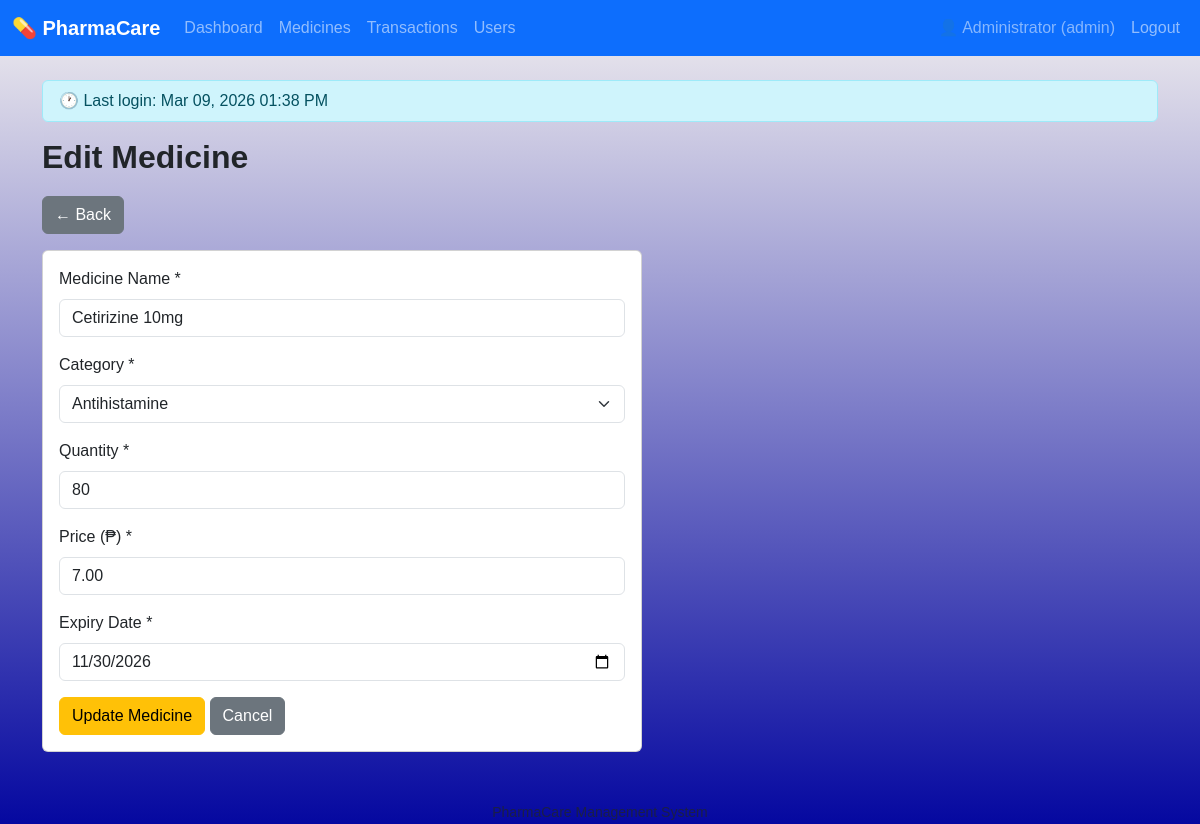
Page /edit_medicine.php?id=4 (signed in) on the committed database.
### tables this page shows
CREATE TABLE medicines (
    id            INT AUTO_INCREMENT PRIMARY KEY,
    medicine_name VARCHAR(150) NOT NULL,
    category      VARCHAR(100) NOT NULL,
    quantity      INT          NOT NULL DEFAULT 0,
    price         DECIMAL(10,2) NOT NULL DEFAULT 0.00,
    expiry_date   DATE         NOT NULL,
    created_at    TIMESTAMP DEFAULT CURRENT_TIMESTAMP
);

### db.php (called while the page is built, shortened)
<?php
function clean($str) {
    return htmlspecialchars($str, ENT_QUOTES, 'UTF-8');
}
?>

### edit_medicine.php (the view, shortened to what this page needs)
<?php
require_once 'db.php';
$pdo   = connect();
$id = intval($_GET['id'] ?? 0);
$stmt = $pdo->prepare("SELECT * FROM medicines WHERE id = ?");
$stmt->execute([$id]);
$med = $stmt->fetch();
include 'header.php';
?>
<h2>Edit Medicine</h2>
<a href="medicines.php" class="btn btn-secondary mb-3">← Back</a>
<div class="card form-box">
    <div class="card-body">
        <form method="POST">
            <div class="mb-3">
                <label class="form-label">Medicine Name *</label>
                <input type="text" name="medicine_name" class="form-control"
                       value="<?= clean($med['medicine_name']) ?>" required>
            </div>
            <div class="mb-3">
                <label class="form-label">Category *</label>
                <select name="category" class="form-select" required>
                    <?php
                    $cats = ['Analgesic','Antibiotic','Antihypertensive','Antidiabetic','Antihistamine','Antacid','Supplement','Other'];
                    foreach ($cats as $c): ?>
                        <option value="<?= $c ?>" <?= $med['category'] === $c ? 'selected' : '' ?>><?= $c ?></option>
                    <?php endforeach; ?>
                </select>
            </div>
            <div class="mb-3">
                <label class="form-label">Quantity *</label>
                <input type="number" name="quantity" class="form-control"
                       value="<?= $med['quantity'] ?>" min="0" required>
            </div>
            <div class="mb-3">
                <label class="form-label">Price (₱) *</label>
                <input type="number" name="price" class="form-control"
                       value="<?= $med['price'] ?>" min="0" step="0.01" required>
            </div>
            <div class="mb-3">
                <label class="form-label">Expiry Date *</label>
                <input type="date" name="expiry_date" class="form-control"
                       value="<?= clean($med['expiry_date']) ?>" required>
            </div>
            <button type="submit" class="btn btn-warning">Update Medicine</button>
            <a href="medicines.php" class="btn btn-secondary">Cancel</a>
        </form>
    </div>
</div>
<?php include 'footer.php'; ?>

### style.css (style rules this page uses)
body { background: linear-gradient( #f3f0f0, #0508a0); background-attachment: fixed; font-family: Arial, sans-serif; margin: 0; height: 100vh; }
h2 { margin-bottom: 20px; font-weight: bold; }
.form-box { max-width: 600px; }

### rows in the picture
medicines: medicine_name "Cetirizine 10mg", category "Antihistamine", quantity "80", price "7.00", expiry_date "11/30/2026"

### other values in the picture
$_SESSION['full_name'] "Administrator"
$_SESSION['role'] "admin"
$_COOKIE['last_login'] "Mar 09, 2026 01:38 PM"
